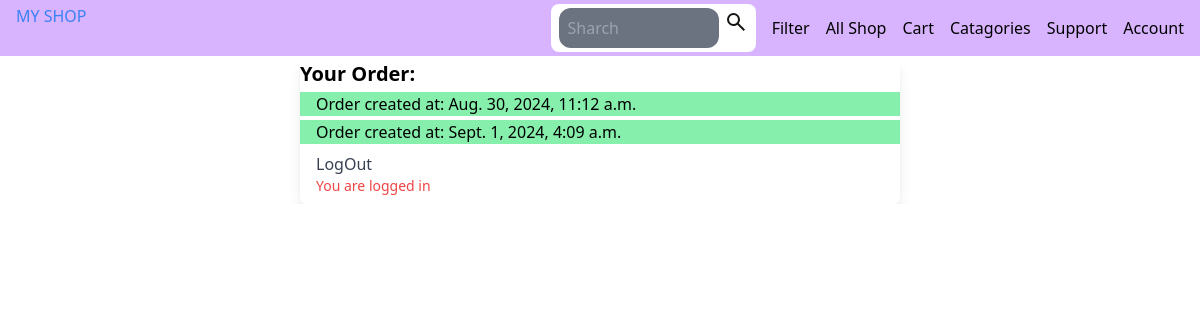
Page /account/ (signed in) on the committed database.
### core/models.py (models this page shows, shortened)
class Order(models.Model):
    oid = ShortUUIDField(unique=True,length=10, max_length=20,alphabet = 'abcdefgh123456789')
    user = models.ForeignKey(User, on_delete=models.CASCADE)
    items = models.ManyToManyField(CartItem)
    total_price = models.DecimalField(max_digits=10, decimal_places=2)
    payment_mode = models.CharField(choices=MODE , default='cod', max_length=20)
    payment_status = models.BooleanField(default=False)
    payment_id = models.CharField(max_length=200 , null=True , blank=True , default="P_IDxxxxx")
    created_at = models.DateTimeField(auto_now_add=True)

### core/views.py (the view)
# urls.py: path('account/',views.account , name='account'),
def account(request):
    orders_with_details = []
    if request.user.is_authenticated:
        orders = Order.objects.filter(user=request.user)
        for order in orders:
            bayling = BaylingAddress.objects.filter(order=order).first()
            payment_req = PaymentRequest.objects.filter(order=order).first()
            orders_with_details.append({
                'order': order,
                'bayling': bayling,
                'payment_req': payment_req,
            })
    context = {
        'orders_with_details': orders_with_details,
    }
    return render(request, 'user/account.html', context)

### core/models.py (called while the page is built)
    def __str__(self):
        return self.title

### templates/user/account.html (shortened to what this page needs)
{% extends 'core/base.html' %}
{% load static %}
{% block content %}
<div class="flex justify-center">
    <div id="accountMenu" class="md:w-1/2 bg-white rounded-md shadow-lg py-1 z-20">
        <div class="font-bold text-xl">Your Order:</div>
        {% if orders_with_details %}
        <ul>
            {% for detail in orders_with_details %}
            <li name="{{ detail.order.oid }}" onclick="sh_o_detail('{{ detail.order.oid }}')">
                <p class="px-4 my-1 hover:cursor-pointer bg-green-300 hover:bg-gray-500">Order created at: {{ detail.order.created_at }}</p>
            </li>
            {% endfor %}
        </ul>
        {% else %}
        <div class="px-4 py-1">
            No orders are here.
            <a class="p-3 shadow-xl z-20 bg-white text-black rounded-lg" href="{% url 'home' %}">Go to shop</a>
            <div class="h-1 bg-red-500 w-full"></div>
        </div>
        {% endif %}
        {% if request.user.is_authenticated %}
        <a href="{% url 'sing-out' %}" class="block px-4 py-1 text-gray-700 hover:bg-gray-100">
            LogOut
            <div class="text-red-500 text-sm">You are logged in</div>
        </a>
        {% else %}
        <a href="{% url 'sing-out' %}" class="block px-4 py-2 text-gray-700 hover:bg-gray-100">LogIn</a>
        {% endif %}
    </div>
</div>
{% endblock %}

### static/css/style.css (style rules this page uses)
html, :host { line-height: 1.5; -webkit-text-size-adjust: 100%; -moz-tab-size: 4; -o-tab-size: 4; tab-size: 4; font-family: ui-sans-serif, system-ui, sans-serif, "Apple Color Emoji", "Segoe UI Emoji", "Segoe UI Symbol", "Noto Color Emoji"; font-feature-settings: normal; font-variation-settings: normal; -webkit-tap-highlight-color: transparent; }
body { margin: 0; line-height: inherit; }
a { color: inherit; text-decoration: inherit; }
blockquote, dl, dd, h1, h2, h3, h4, h5, h6, hr, figure, p, pre { margin: 0; }
ol, ul, menu { list-style: none; margin: 0; padding: 0; }
.z-20 { z-index: 20; }
.my-1 { margin-top: 0.25rem; margin-bottom: 0.25rem; }
.block { display: block; }
.flex { display: flex; }
.justify-center { justify-content: center; }
.rounded-md { border-radius: 0.375rem; }
.bg-green-300 { --tw-bg-opacity: 1; background-color: rgb(134 239 172 / var(--tw-bg-opacity)); }
.bg-white { --tw-bg-opacity: 1; background-color: rgb(255 255 255 / var(--tw-bg-opacity)); }
.px-4 { padding-left: 1rem; padding-right: 1rem; }
.py-1 { padding-top: 0.25rem; padding-bottom: 0.25rem; }
.text-sm { font-size: 0.875rem; line-height: 1.25rem; }
.text-xl { font-size: 1.25rem; line-height: 1.75rem; }
.font-bold { font-weight: 700; }
.text-gray-700 { --tw-text-opacity: 1; color: rgb(55 65 81 / var(--tw-text-opacity)); }
.text-red-500 { --tw-text-opacity: 1; color: rgb(239 68 68 / var(--tw-text-opacity)); }
.shadow-lg { --tw-shadow: 0 10px 15px -3px rgb(0 0 0 / 0.1), 0 4px 6px -4px rgb(0 0 0 / 0.1); --tw-shadow-colored: 0 10px 15px -3px var(--tw-shadow-color), 0 4px 6px -4px var(--tw-shadow-color); box-shadow: var(--tw-ring-offset-shadow, 0 0 #0000), var(--tw-ring-shadow, 0 0 #0000), var(--tw-shadow); }
@media (min-width: 768px) { .md\:w-1\/2 { width: 50%; } }

### rows in the picture
Order: order.created_at "Aug. 30, 2024, 11:12 a.m."
Order: order.created_at "Sept. 1, 2024, 4:09 a.m."
